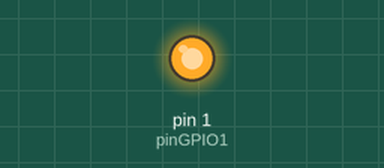
A sketch run on a simulated Arduino Uno, built with avr-gcc and run on an emulated ATmega328P. Shown: output pins drawn as LEDs (lit = HIGH).

Above: at 0.1 s.
At 3.1 s:
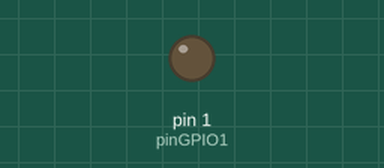
Timing chart, 0 to 4.6 s (numbered marks = the images above):
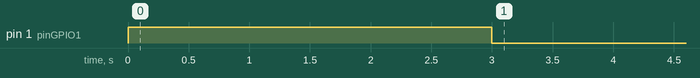

Measured:
- by itself, pin 1 (pinGPIO1): HIGH → LOW at 3.0 s

The sketch:

LEDOFF.ino
```cpp
#define pinGPIO1 1

void setup() {
  pinMode(pinGPIO1, OUTPUT);
  digitalWrite(pinGPIO1, HIGH);
}

void loop() {
  delay(3000);
  digitalWrite(pinGPIO1, LOW);
}
```
